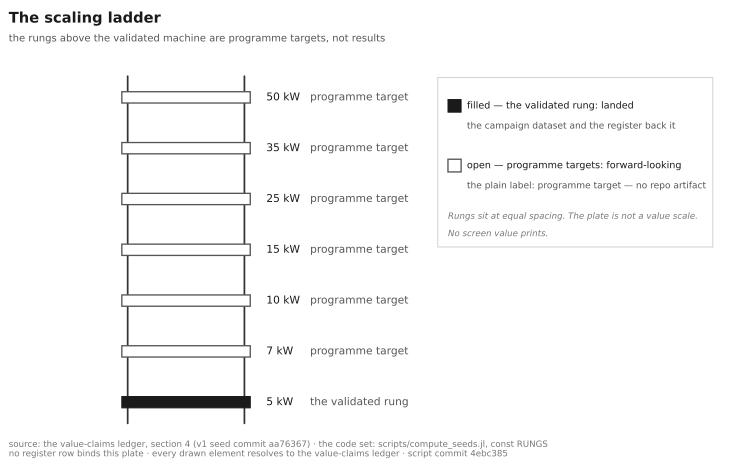

Recreate this plot in Python.
#!/usr/bin/python3
# -*- coding: utf-8 -*-
"""scaling-ladder: generating script for the close plate (the value track rungs).

Plate: docs/reporting/figures/scaling-ladder/SPEC.md (GENERATE stage, R2).
Draws the scaling ladder from the value-claims ledger section 4: the
validated rung (solid) and the six programme rungs above it (open plus
label), at equal spacing on a ladder frame.

The rung set comes from const RUNGS in scripts/compute_seeds.jl and the
class split from the ledger. Every drawn element resolves to its ledger
row. No register row binds this plate. No measured value prints and no
screen value prints. The plate is not a value axis.

Run:
  /usr/bin/python3 docs/reporting/figures/scaling-ladder/scaling-ladder.py \
      --script-commit <hex>

Toolchain pin: /usr/bin/python3 (CPython 3.12.x), matplotlib 3.10.x,
numpy 2.x. F-REPRO: svg.hashsalt set, SVG dc:date normalised, PDF
CreationDate pinned, no timestamps anywhere.

Outputs (in this directory): scaling-ladder.svg / .pdf / .png,
label-ledger.txt, manifest.json.
"""
from __future__ import annotations

import argparse
import html
import hashlib
import json
import re
import subprocess
import sys
from pathlib import Path

import matplotlib

matplotlib.use("Agg")
import matplotlib.pyplot as plt
from matplotlib.lines import Line2D
from matplotlib.patches import Rectangle

HERE = Path(__file__).resolve().parent
REPO = HERE.parents[3]
LEDGER_MD = REPO / "docs" / "reporting" / "value-claims-ledger.md"
RUNGS_SRC = REPO / "scripts" / "compute_seeds.jl"
SLUG = "scaling-ladder"

DATA_COMMIT = "aa76367"          # the value-claims ledger v1 seed commit

INK = "#1a1a1a"
GREY = "#555555"
FAINT = "#777777"
RULE = "#333333"
BORDER = "#c9ced3"

RDASH = "\u2014"

TITLE = "The scaling ladder"
SUB = ("the rungs above the validated machine are programme targets, "
       "not results")

K1A = f"filled {RDASH} the validated rung: landed"
K1B = "the campaign dataset and the register back it"
K2A = f"open {RDASH} programme targets: forward-looking"
K2B = f"the plain label: programme target {RDASH} no repo artifact"
K3A = "Rungs sit at equal spacing. The plate is not a value scale."
K3B = "No screen value prints."

PLAIN_LABEL = f"programme target {RDASH} no repo artifact"

LEDGER: list[str] = []


def keep(s: str) -> str:
    LEDGER.append(s)
    return s


def sha256(path: Path) -> str:
    return hashlib.sha256(path.read_bytes()).hexdigest()


def blob_eq(path: Path) -> bool:
    rel = path.relative_to(REPO).as_posix()
    head = subprocess.run(["git", "-C", str(REPO), "rev-parse",
                           f"HEAD:{rel}"], capture_output=True,
                          text=True).stdout.strip()
    work = subprocess.run(["git", "-C", str(REPO), "hash-object",
                           str(path)], capture_output=True,
                          text=True).stdout.strip()
    return bool(head) and head == work


def parse_ledger(text: str):
    sec4 = text.split("## 4. The rungs, element by element")[1]
    sec4 = sec4.split("## 5.")[0]
    rows = []
    for ln in sec4.splitlines():
        m = re.match(
            r"\|\s*(\d+(?:\.\d+)?)\s*kW\s*\|\s*`([a-z]+)`\s*\|"
            r"(.*)\|\s*([a-z ]+?)\s*\|\s*$", ln)
        if m:
            rows.append({"kw": float(m.group(1)), "cls": m.group(2),
                         "ptr": m.group(3), "ink": m.group(4).strip()})
    pm = re.search(r"The code set reads ([0-9.,\s]+?)\s*kW", sec4)
    prose = [float(x) for x in pm.group(1).replace(" ", "").split(",")]
    return rows, prose


def main() -> int:
    ap = argparse.ArgumentParser()
    ap.add_argument("--script-commit", default="uncommitted")
    ap.add_argument("--outdir", default=str(HERE))
    args = ap.parse_args()
    outdir = Path(args.outdir)
    outdir.mkdir(parents=True, exist_ok=True)

    # ---------------------------------------------------------------- inputs
    led_text = LEDGER_MD.read_text(encoding="utf-8")
    led_rows, led_prose = parse_ledger(led_text)

    fsrc = RUNGS_SRC.read_text(encoding="utf-8")
    fm = re.search(r"const RUNGS = \[([0-9.,\s]+?)\]", fsrc)
    rungs_f = [float(x) for x in fm.group(1).split(",")]
    rungs = [int(v) for v in rungs_f]

    # ------------------------------------------------- planned drawn strings
    val_labels = [f"{v} kW" for v in rungs]
    cls_labels = [("the validated rung" if r["cls"] == "capability"
                   else "programme target") for r in led_rows]
    st1 = ("source: the value-claims ledger, section 4 (v1 seed commit "
           f"{DATA_COMMIT}) \u00b7 the code set: scripts/compute_seeds.jl, "
           "const RUNGS")
    st2 = ("no register row binds this plate \u00b7 every drawn element "
           "resolves to the value-claims ledger \u00b7 script commit "
           f"{args.script_commit}")
    planned = [TITLE, SUB, *val_labels, *cls_labels,
               K1A, K1B, K2A, K2B, K3A, K3B, st1, st2]

    # ---------------------------------------------------------------- checks
    checks = []

    def chk(name, got, want):
        ok = got == want
        checks.append((name, got, want, ok))

    chk("the rung set (const RUNGS)", rungs_f,
        [5.0, 7.0, 10.0, 15.0, 25.0, 35.0, 50.0])
    chk("the ledger rung rows", len(led_rows), 7)
    chk("ledger values == the code set",
        [int(r["kw"]) for r in led_rows], rungs)
    chk("ledger classes", [r["cls"] for r in led_rows],
        ["capability"] + ["target"] * 6)
    chk("ledger ink classes", [r["ink"] for r in led_rows],
        ["solid"] + ["open plus label"] * 6)
    chk("plain label on every target row",
        all(PLAIN_LABEL in r["ptr"] for r in led_rows
            if r["cls"] == "target"), True)
    chk("the prose set line matches the table", led_prose, rungs_f)
    chk("drawn rung labels (integer kW forms)", val_labels,
        ["5 kW", "7 kW", "10 kW", "15 kW", "25 kW", "35 kW", "50 kW"])
    forms = {int(x) for x in re.findall(r"(\d+)\s*kW", " ".join(planned))}
    chk("no other kW form in the drawn set", sorted(forms), rungs)
    chk("no register-row token drawn",
        re.search(r"NR-\d", " ".join(planned)) is None, True)
    chk("no held-set token drawn (cost, carbon)",
        re.search(r"p/kWh|\u00a3|gCO2|MWh", " ".join(planned)) is None,
        True)
    chk("no proof-claim token drawn",
        re.search(r"proven|viable", " ".join(planned), re.I) is None,
        True)
    chk("blob check: the ledger matches HEAD", blob_eq(LEDGER_MD), True)
    chk("blob check: compute_seeds matches HEAD", blob_eq(RUNGS_SRC), True)

    n_fail = 0
    for name, got, want, ok in checks:
        if not ok:
            n_fail += 1
        print(f"check: {name}: {got}  "
              f"({'OK' if ok else 'OFF vs ' + str(want)})")
    if n_fail:
        print(f"in-script checks FAILED: {n_fail}", file=sys.stderr)
        return 1

    # ---------------------------------------------------------------- figure
    plt.rcParams.update({
        "font.size": 8,
        "svg.hashsalt": "ktd-fig-pin-2026-10-16",
        "svg.fonttype": "none",
        "pdf.fonttype": 42,
        "ps.fonttype": 42,
        "figure.facecolor": "white",
        "savefig.facecolor": "white",
    })

    fig = plt.figure(figsize=(7.6, 4.9))
    fig.text(0.012, 0.952, keep(TITLE), size=11, weight="bold", color=INK)
    fig.text(0.012, 0.912, keep(SUB), size=7.5, color=GREY)

    # the ladder: two rails, seven rungs, bottom to top
    XL, XR = 0.175, 0.335
    Y0, DY = 0.145, 0.108
    RH = 0.024
    ry = [Y0 + i * DY for i in range(7)]

    for x in (XL, XR):
        fig.add_artist(Line2D([x, x], [Y0 - 0.045, ry[-1] + 0.045],
                              transform=fig.transFigure, color=RULE,
                              lw=1.3, solid_capstyle="round"))

    for i, y in enumerate(ry):
        solid = i == 0
        fig.add_artist(Rectangle((XL - 0.008, y - RH / 2),
                                 (XR - XL) + 0.016, RH,
                                 transform=fig.transFigure,
                                 facecolor=INK if solid else "white",
                                 edgecolor=INK if solid else GREY,
                                 linewidth=0.8 if solid else 1.0,
                                 zorder=3))

    for i, y in enumerate(ry):
        fig.text(0.365, y, keep(val_labels[i]), size=8, color=INK,
                 va="center", ha="left")
        fig.text(0.425, y, keep(cls_labels[i]), size=8, color=GREY,
                 va="center", ha="left")

    # the key box: the ink rule
    boxx, boxy, boxw, boxh = 0.60, 0.475, 0.377, 0.36
    fig.add_artist(Rectangle((boxx, boxy), boxw, boxh,
                             transform=fig.transFigure, facecolor="white",
                             edgecolor=BORDER, linewidth=0.7))
    SW, SH = 0.018, 0.027
    fig.add_artist(Rectangle((boxx + 0.014, 0.775 - SH / 2), SW, SH,
                             transform=fig.transFigure, facecolor=INK,
                             edgecolor=INK, linewidth=0.7))
    fig.text(boxx + 0.040, 0.775, keep(K1A), size=7.2, color=INK,
             va="center")
    fig.text(boxx + 0.040, 0.732, keep(K1B), size=6.8, color=GREY,
             va="center")
    fig.add_artist(Rectangle((boxx + 0.014, 0.648 - SH / 2), SW, SH,
                             transform=fig.transFigure, facecolor="white",
                             edgecolor=GREY, linewidth=1.0))
    fig.text(boxx + 0.040, 0.648, keep(K2A), size=7.2, color=INK,
             va="center")
    fig.text(boxx + 0.040, 0.605, keep(K2B), size=6.8, color=GREY,
             va="center")
    fig.text(boxx + 0.014, 0.540, keep(K3A), size=6.5, color=FAINT,
             style="italic", va="center")
    fig.text(boxx + 0.014, 0.503, keep(K3B), size=6.5, color=FAINT,
             style="italic", va="center")

    fig.text(0.012, 0.050, keep(st1), size=6.5, color=FAINT)
    fig.text(0.012, 0.030, keep(st2), size=6.5, color=FAINT)

    # ---------------------------------------------------------------- save
    svg = outdir / f"{SLUG}.svg"
    pdf = outdir / f"{SLUG}.pdf"
    png = outdir / f"{SLUG}.png"
    fig.savefig(svg)
    fig.savefig(pdf, metadata={"Creator": f"{SLUG} \u00b7 KTD figures",
                               "CreationDate": None})
    fig.savefig(png, dpi=300)
    plt.close(fig)

    raw = svg.read_bytes()
    raw = re.sub(rb"<dc:date>[^<]*</dc:date>",
                 rb"<dc:date>1970-01-01T00:00:00</dc:date>", raw)
    svg.write_bytes(raw)

    ledger = sorted(set(LEDGER))
    (outdir / "label-ledger.txt").write_text("\n".join(ledger) + "\n",
                                             encoding="utf-8")

    found = {
        html.unescape(re.sub(r"<[^>]+>", "", m)).strip()
        for m in re.findall(r"<text[^>]*>(.*?)</text>", svg.read_text(),
                            flags=re.S)
    }
    missing = sorted(found - set(ledger))
    extra = sorted(set(ledger) - found)
    if missing or extra:
        print("F-LABEL self-check FAILED", file=sys.stderr)
        for s in missing:
            print(f"  in vector, not in ledger: {s!r}", file=sys.stderr)
        for s in extra:
            print(f"  in ledger, not in vector: {s!r}", file=sys.stderr)
        return 1

    manifest = {
        "slug": SLUG,
        "script": {"path": f"docs/reporting/figures/{SLUG}/{SLUG}.py",
                   "sha256": sha256(Path(__file__).resolve())},
        "toolchain": {
            "python": ".".join(str(v) for v in sys.version_info[:3]),
            "matplotlib": matplotlib.__version__,
            "numpy": __import__("numpy").__version__},
        "inputs": {
            "ledger": {"path": "docs/reporting/value-claims-ledger.md",
                       "sha256": sha256(LEDGER_MD), "section": "4"},
            "rung_set": {"path": "scripts/compute_seeds.jl",
                         "sha256": sha256(RUNGS_SRC), "const": "RUNGS"},
            "register_rows": [],
        },
        "binding": ("every drawn element resolves to the value-claims "
                    "ledger section 4; no register row binds this plate"),
        "data_commit": DATA_COMMIT,
        "script_commit": args.script_commit,
        "command": (f"/usr/bin/python3 docs/reporting/figures/{SLUG}/"
                    f"{SLUG}.py --script-commit {args.script_commit}"),
        "precision": ("the rung labels print integer kW forms from the "
                      "code set; no other number prints"),
        "outputs": {f"{SLUG}.svg": sha256(svg),
                    f"{SLUG}.pdf": sha256(pdf),
                    f"{SLUG}.png": sha256(png),
                    "label-ledger.txt": sha256(outdir / "label-ledger.txt")},
    }
    (outdir / "manifest.json").write_text(
        json.dumps(manifest, indent=2, sort_keys=True) + "\n",
        encoding="utf-8")
    print(f"written: {SLUG}.svg / .pdf / .png, label-ledger.txt "
          f"({len(ledger)} strings), manifest.json")
    print("F-LABEL self-check: OK")
    return 0


if __name__ == "__main__":
    sys.exit(main())
